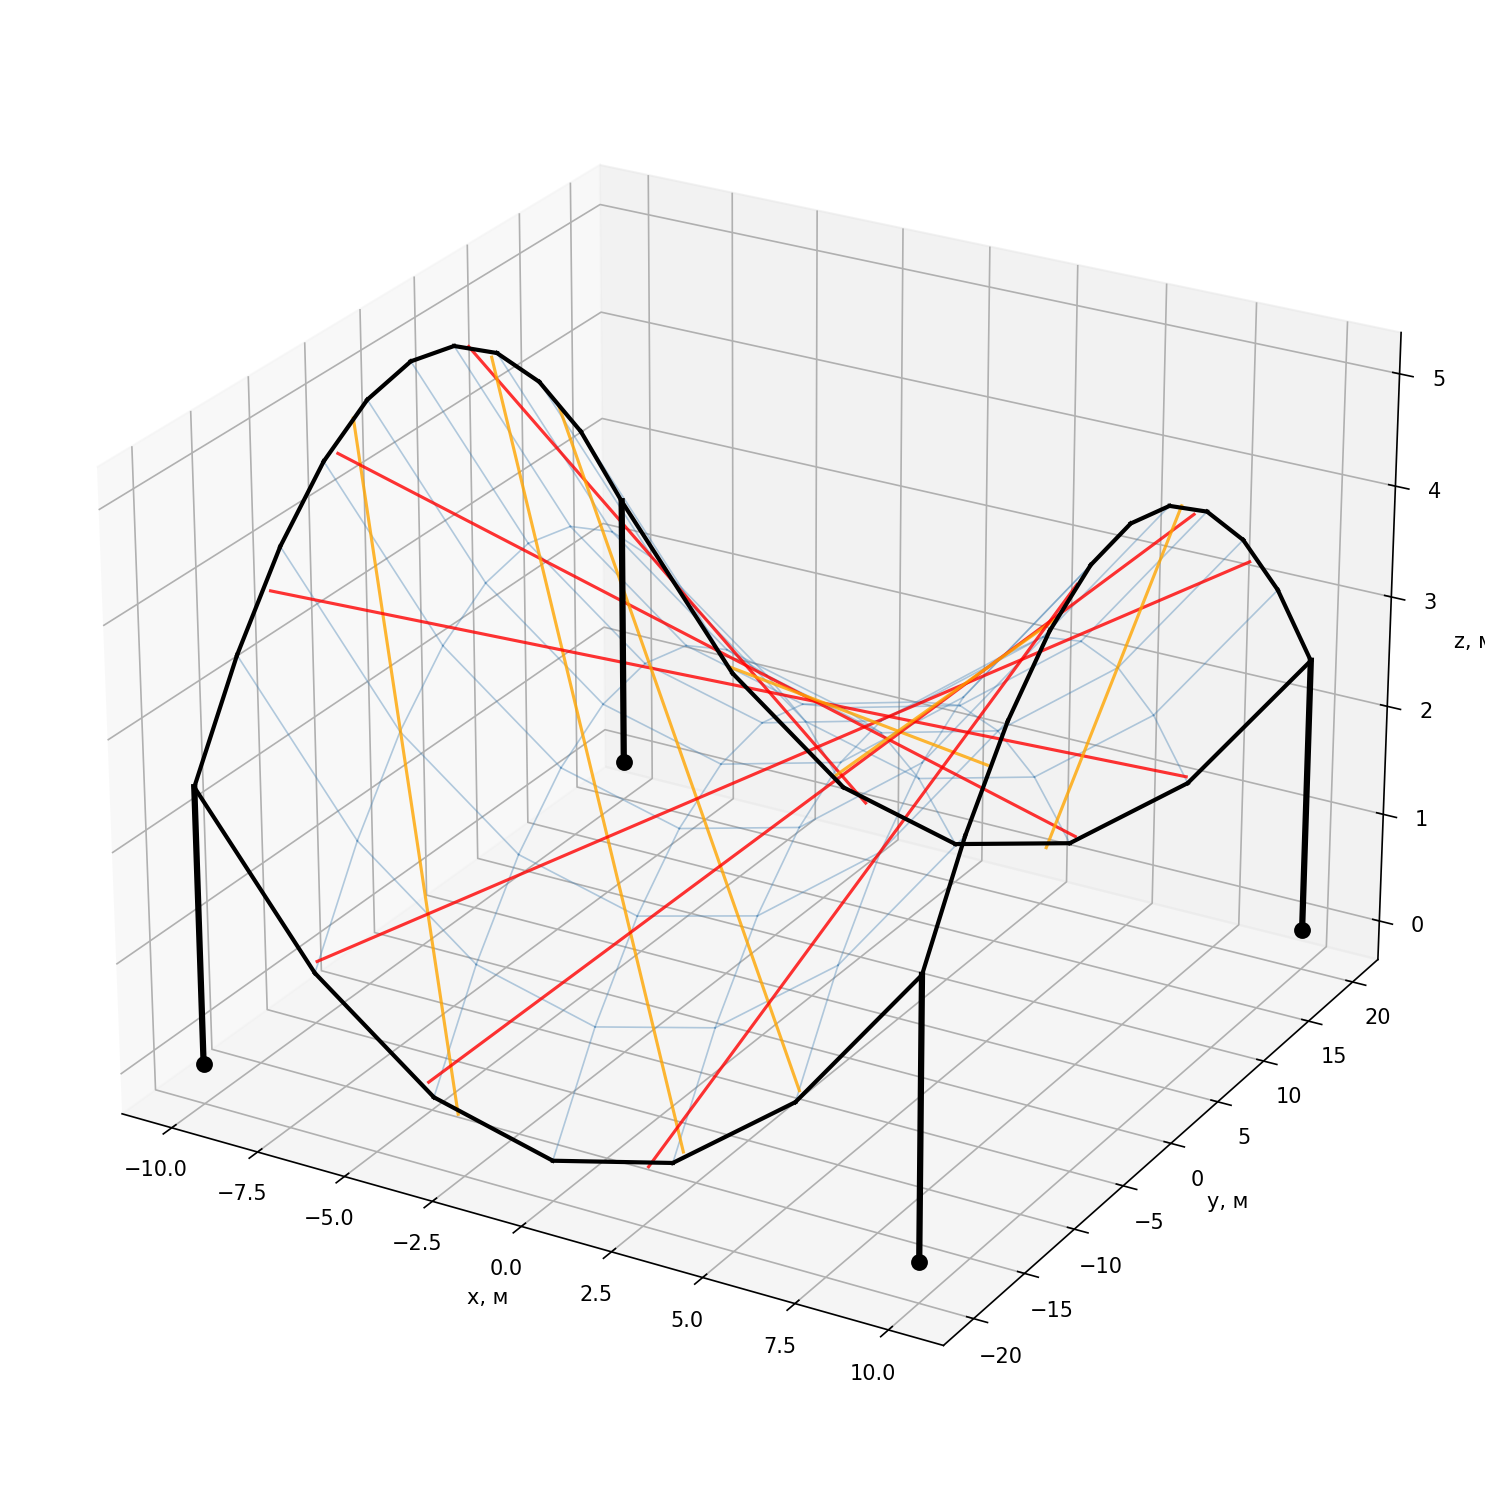

Reproduce this figure in Python.
import numpy as np
import matplotlib.pyplot as plt
from mpl_toolkits.mplot3d import Axes3D

# параметры
N = 6
M = 10
x_vals = np.linspace(-10, 10, N+1)
y_vals = np.linspace(-20, 20, M+1)

def z(x, y):
    return x**2/40 - y**2/160 + 2.5

# шаг 1: узлы
nodes = {}
for i, xi in enumerate(x_vals):
    for j, yj in enumerate(y_vals):
        nodes[(i,j)] = (xi, yj, z(xi, yj))

fig = plt.figure(figsize=(14, 10))
ax = fig.add_subplot(111, projection='3d')

# шаг 2: балки вдоль x
for j in range(M+1):
    for i in range(N):
        p1 = nodes[(i,j)]
        p2 = nodes[(i+1,j)]
        ax.plot([p1[0],p2[0]], [p1[1],p2[1]], [p1[2],p2[2]],
                color='steelblue', linewidth=0.8, alpha=0.4)

# шаг 3: балки вдоль y
for i in range(N+1):
    for j in range(M):
        p1 = nodes[(i,j)]
        p2 = nodes[(i,j+1)]
        ax.plot([p1[0],p2[0]], [p1[1],p2[1]], [p1[2],p2[2]],
                color='steelblue', linewidth=0.8, alpha=0.4)

# шаг 4: прямолинейные образующие
t_values = [-2, -1, -0.5, 0.5, 1, 2]

def get_u_range(t, family=1):
    # находим u_min, u_max из условий -10<=x<=10, -20<=y<=20
    candidates = []
    sq40 = np.sqrt(40)
    sq160 = np.sqrt(160)
    if family == 1:
        # x = sq40/2*(t + u/t), y = sq160/2*(u/t - t)
        # из x: u/t = 2x/sq40 - t => u = t*(2x/sq40 - t)
        for xlim in [-10, 10]:
            candidates.append(t*(2*xlim/sq40 - t))
        # из y: u/t = 2y/sq160 + t => u = t*(2y/sq160 + t)
        for ylim in [-20, 20]:
            candidates.append(t*(2*ylim/sq160 + t))
    else:
        # x = sq40/2*(t + u/t), y = sq160/2*(t - u/t)
        # из x: u/t = 2x/sq40 - t => u = t*(2x/sq40 - t)
        for xlim in [-10, 10]:
            candidates.append(t*(2*xlim/sq40 - t))
        # из y: u/t = t - 2y/sq160 => u = t*(t - 2y/sq160)
        for ylim in [-20, 20]:
            candidates.append(t*(t - 2*ylim/sq160))
    return min(candidates), max(candidates)

for t in t_values:
    sq40 = np.sqrt(40)
    sq160 = np.sqrt(160)

    # семейство 1
    u_min, u_max = get_u_range(t, family=1)
    u_range = np.linspace(u_min, u_max, 50)
    xs = sq40/2*(t + u_range/t)
    ys = sq160/2*(u_range/t - t)
    zs = u_range + 2.5
    mask = (xs >= -10) & (xs <= 10) & (ys >= -20) & (ys <= 20)
    if mask.sum() > 1:
        ax.plot(xs[mask], ys[mask], zs[mask],
                color='red', linewidth=1.5, alpha=0.8)

    # семейство 2
    u_min, u_max = get_u_range(t, family=2)
    u_range = np.linspace(u_min, u_max, 50)
    xs = sq40/2*(t + u_range/t)
    ys = sq160/2*(t - u_range/t)
    zs = u_range + 2.5
    mask = (xs >= -10) & (xs <= 10) & (ys >= -20) & (ys <= 20)
    if mask.sum() > 1:
        ax.plot(xs[mask], ys[mask], zs[mask],
                color='orange', linewidth=1.5, alpha=0.8)

# шаг 5: контурные балки
for j in range(M):
    for xi, label in [(-10, 'left'), (10, 'right')]:
        p1 = (xi, y_vals[j], z(xi, y_vals[j]))
        p2 = (xi, y_vals[j+1], z(xi, y_vals[j+1]))
        ax.plot([p1[0],p2[0]], [p1[1],p2[1]], [p1[2],p2[2]],
                color='black', linewidth=2)

for i in range(N):
    for yj, label in [(-20, 'front'), (20, 'back')]:
        p1 = (x_vals[i], yj, z(x_vals[i], yj))
        p2 = (x_vals[i+1], yj, z(x_vals[i+1], yj))
        ax.plot([p1[0],p2[0]], [p1[1],p2[1]], [p1[2],p2[2]],
                color='black', linewidth=2)

# шаг 6: опорные стойки
corners = [(-10,-20), (10,-20), (-10,20), (10,20)]
for cx, cy in corners:
    zc = z(cx, cy)
    ax.plot([cx,cx], [cy,cy], [0, zc], color='black', linewidth=3)
    ax.scatter([cx], [cy], [0], color='black', s=50, zorder=5)

# легенда
from matplotlib.lines import Line2D


ax.set_xlabel('x, м')
ax.set_ylabel('y, м')
ax.set_zlabel('z, м')
ax.view_init(elev=25, azim=-60)

plt.tight_layout()
plt.show()
print('done')
